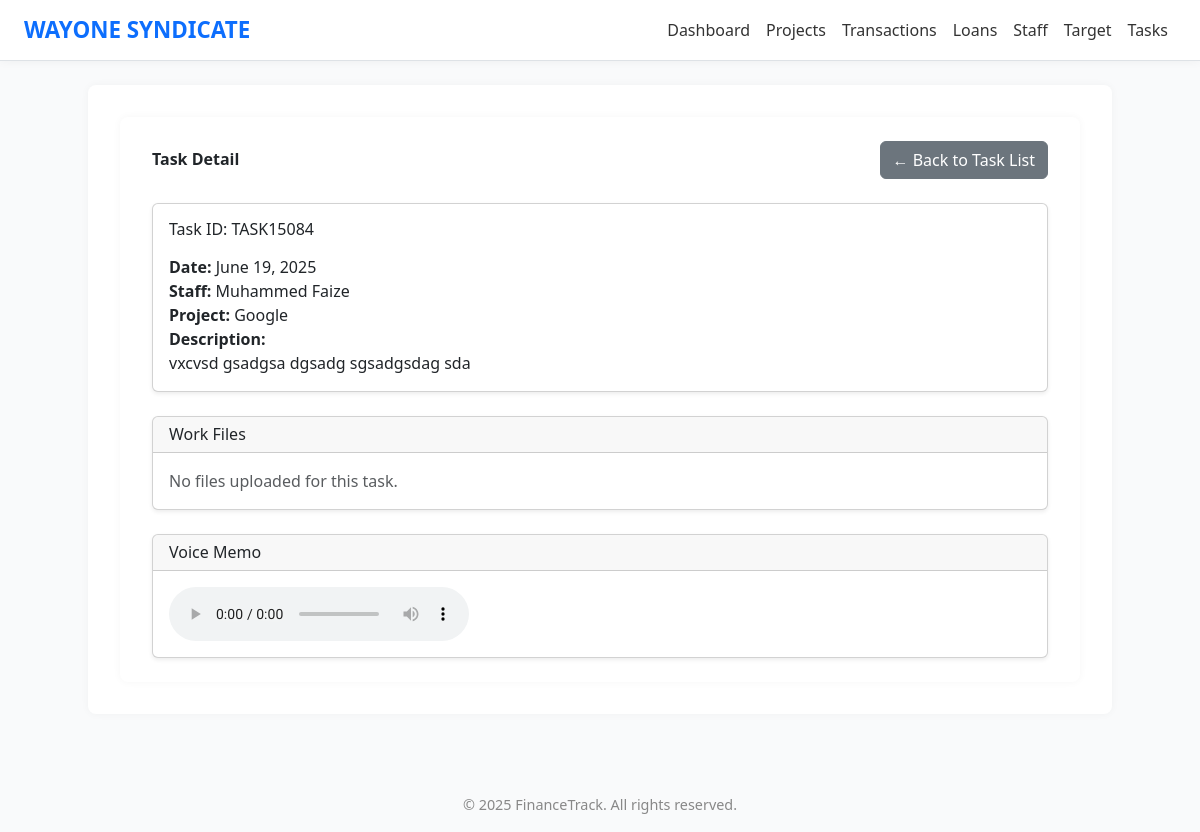
Screenshot of /view/7/ with the database file from the repository.
### app1/models.py (models this page shows, shortened)
class Task(models.Model):
    STATUS_CHOICES = [
        ('Pending', 'Pending'),
        ('In Progress', 'In Progress'),
        ('Completed', 'Completed'),
    ]
    task_id = models.CharField(max_length=50, unique=True)
    date = models.DateField()
    due_date = models.DateField(null=True, blank=True)  # ✅ New
    status = models.CharField(max_length=20, choices=STATUS_CHOICES, default='Pending')  # ✅ New
    staff = models.ForeignKey('Staff', on_delete=models.CASCADE)
    project = models.ForeignKey('Project', on_delete=models.CASCADE)
    description = models.TextField()
    voice_memo = models.FileField(upload_to='voice_memos/', blank=True, null=True)

class Staff(models.Model):
    user = models.OneToOneField(User, on_delete=models.CASCADE,null=True, blank=True)
    staff_id = models.CharField(max_length=20, unique=True)
    name = models.CharField(max_length=100)
    photo = models.ImageField(upload_to='staff_photos/', blank=True, null=True)
    designation = models.CharField(max_length=100)
    department = models.CharField(max_length=100)
    project = models.ForeignKey(Project, on_delete=models.SET_NULL, null=True, blank=True)
    salary = models.DecimalField(max_digits=10, decimal_places=2)
    date_of_join = models.DateField()

class Project(models.Model):
    code = models.CharField(max_length=20)
    name = models.CharField(max_length=100)
    location = models.CharField(max_length=100)
    total_budget = models.DecimalField(max_digits=12, decimal_places=2)
    start_date = models.DateField()
    end_date = models.DateField()
    notes = models.TextField(blank=True, null=True)

### app1/views.py (the view)
# urls.py: path('view/<int:pk>/', views.view_task, name='view_task'),
def view_task(request, pk):
    task = get_object_or_404(Task, pk=pk)
    files = task.files.all()
    return render(request, 'task_detail.html', {'task': task, 'files': files})

### templates/task_detail.html (shortened to what this page needs)
{% extends "base.html" %}
{% load static %}
{% block content %}
<div class="container py-4">
  <div class="d-flex justify-content-between align-items-center mb-4">
    <h2 class="fw-bold">Task Detail</h2>
    <a href="{% url 'task_list' %}" class="btn btn-secondary">← Back to Task List</a>
  </div>
  <div class="card shadow-sm mb-4">
    <div class="card-body">
      <h5 class="card-title mb-3">Task ID: {{ task.task_id }}</h5>
      <p><strong>Date:</strong> {{ task.date }}</p>
      <p><strong>Staff:</strong> {{ task.staff.name }}</p>
      <p><strong>Project:</strong> {{ task.project.name }}</p>
      <p><strong>Description:</strong><br>{{ task.description }}</p>
    </div>
  </div>
  <div class="card shadow-sm mb-4">
    <div class="card-header">
      <h5 class="mb-0">Work Files</h5>
    </div>
    <div class="card-body d-flex flex-wrap gap-3">
      {% if files %}
        {% for file in files %}
          {% with file_name=file.file.name|lower %}
            {% if ".jpg" in file_name or ".jpeg" in file_name or ".png" in file_name %}
              <div class="border rounded p-2" style="width: 120px;">
                <img src="{{ file.file.url }}" class="img-fluid rounded" alt="Work Image">
                <small class="d-block text-center mt-1 text-muted">{{ file.file.name|cut:"task_files/" }}</small>
              </div>
            {% elif ".pdf" in file_name %}
              <div class="border rounded p-2 text-center" style="width: 120px;">
                <i class="bi bi-file-earmark-pdf text-danger fs-1"></i>
                <small class="d-block mt-1 text-muted">{{ file.file.name|cut:"task_files/" }}</small>
                <a href="{{ file.file.url }}" target="_blank" class="btn btn-sm btn-outline-primary mt-1">Open</a>
              </div>
            {% else %}
              <div class="border rounded p-2 text-center" style="width: 120px;">
                <i class="bi bi-file-earmark fs-1 text-secondary"></i>
                <small class="d-block mt-1 text-muted">{{ file.file.name|cut:"task_files/" }}</small>
                <a href="{{ file.file.url }}" target="_blank" class="btn btn-sm btn-outline-primary mt-1">Download</a>
              </div>
            {% endif %}
          {% endwith %}
        {% endfor %}
      {% else %}
        <p class="text-muted">No files uploaded for this task.</p>
      {% endif %}
    </div>
  </div>
  {% if task.voice_memo %}
  <div class="card shadow-sm">
    <div class="card-header">
      <h5 class="mb-0">Voice Memo</h5>
    </div>
    <div class="card-body">
      <audio controls>
        <source src="{{ task.voice_memo.url }}" type="audio/webm">
      </audio>
    </div>
  </div>
  {% endif %}
</div>
{% endblock %}

### templates/base.html (style rules this page uses)
body { background-color: #f9fafb; font-family: 'Segoe UI', sans-serif; }
.container { background: white; padding: 2rem; border-radius: 0.5rem; box-shadow: 0 0 8px rgba(0,0,0,0.04); }

### rows the page displays
Task: task_id "TASK15084", date "June 19, 2025", staff.name "Muhammed Faize", project.name "Google", description "vxcvsd gsadgsa dgsadg sgsadgsdag sda"

### other values shown
{{ year|default:"2025" }} "2025"
